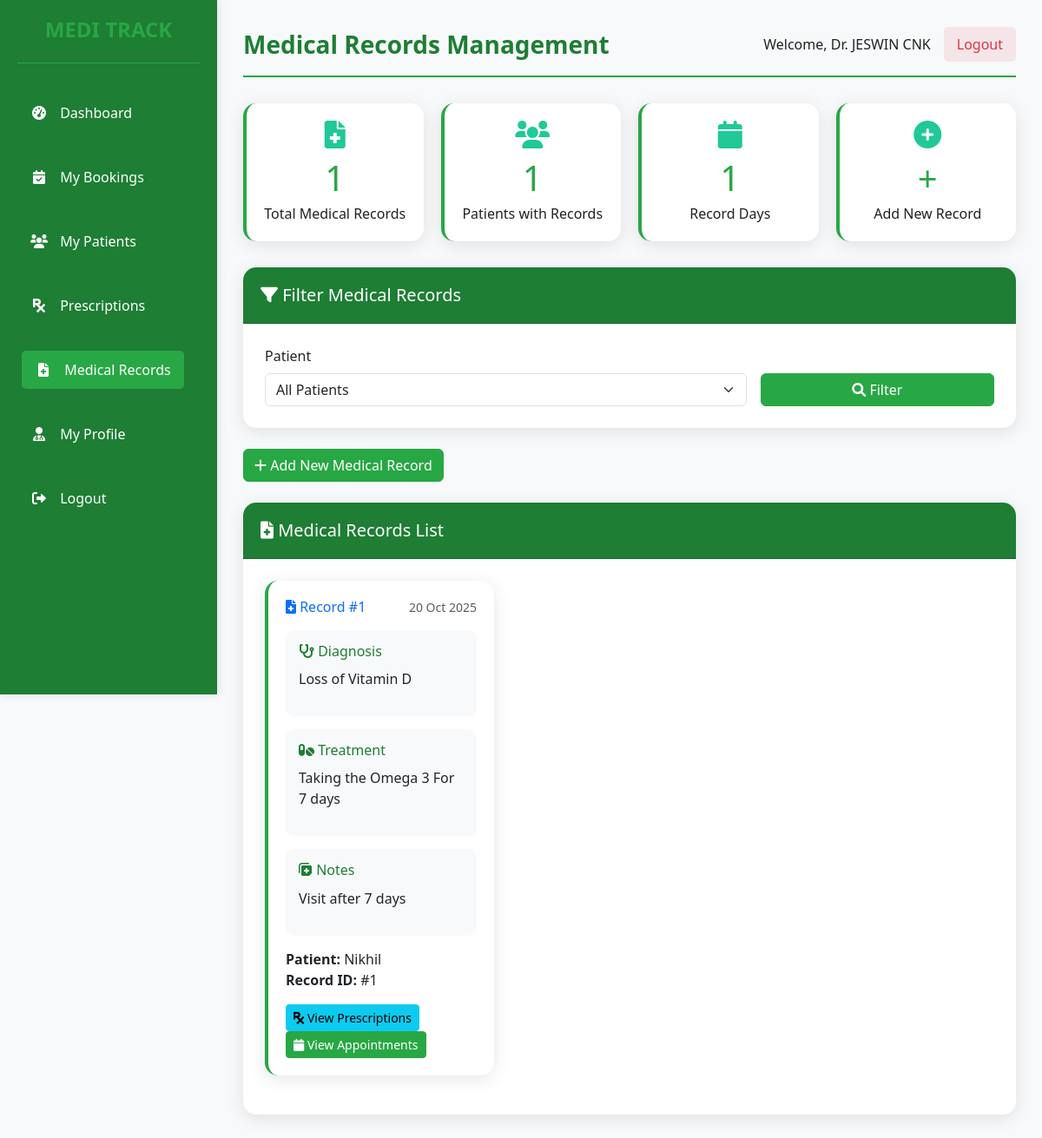
Screenshot of /doctor_medical_records.php (signed in) with the database file from the repository.
### tables this page shows
CREATE TABLE `doctorreg` (
  `Doctor_id` int(20) NOT NULL,
  `Name` varchar(30) NOT NULL,
  `Email` varchar(30) NOT NULL,
  `Age` int(20) NOT NULL,
  `Gender` varchar(20) NOT NULL,
  `Phone_no` int(20) NOT NULL,
  `Department` varchar(30) NOT NULL,
  `Qualification` varchar(100) NOT NULL DEFAULT '',
  `Experience` varchar(50) NOT NULL DEFAULT '',
  `Profile_photo` varchar(255) NOT NULL DEFAULT '',
  `Bio` text NOT NULL DEFAULT '',
  `Password` varchar(255) NOT NULL
);

CREATE TABLE `medical_records` (
  `Record_id` int(20) NOT NULL,
  `Patient_id` int(20) NOT NULL,
  `Doctor_id` int(20) NOT NULL,
  `Record_date` date NOT NULL,
  `Diagnosis` text NOT NULL,
  `Treatment` text NOT NULL,
  `Notes` text DEFAULT NULL
);

CREATE TABLE `register` (
  `Patient_id` int(20) NOT NULL,
  `Name` varchar(20) NOT NULL,
  `Email` varchar(50) NOT NULL,
  `Age` int(20) NOT NULL,
  `Gender` varchar(20) NOT NULL,
  `Phone_no` int(20) NOT NULL,
  `Blood_group` varchar(5) NOT NULL,
  `Password` varchar(225) NOT NULL,
  `Photo` blob NOT NULL,
  `Documents` varchar(25) NOT NULL
);

### doctor_medical_records.php (the view, shortened to what this page needs)
<?php
include 'database.php';
$doctor_id = $_SESSION['doctor_id'];
$stmt = $conn->prepare("SELECT * FROM doctorreg WHERE Doctor_id = ?");
$stmt->bind_param("i", $doctor_id);
$stmt->execute();
$result = $stmt->get_result();
$doctor = $result->fetch_assoc();
$query = "SELECT mr.*, r.Name as PatientName, r.Email as PatientEmail, r.Phone_no as PatientPhone, r.Age, r.Gender, r.Blood_group
          FROM medical_records mr
          LEFT JOIN register r ON mr.Patient_id = r.Patient_id
          WHERE mr.Doctor_id = ?";
$params = [$doctor_id];
$types = "i";
$query .= " ORDER BY mr.Record_date DESC, mr.Record_id DESC";
$stmt = $conn->prepare($query);
$stmt->bind_param($types, ...$params);
$stmt->execute();
$result = $stmt->get_result();
$medical_records = $result->fetch_all(MYSQLI_ASSOC);
$stmt_stats = $conn->prepare("SELECT
    COUNT(*) as total_records,
    COUNT(DISTINCT Patient_id) as patients_with_records,
    COUNT(DISTINCT DATE(Record_date)) as record_days
    FROM medical_records WHERE Doctor_id = ?");
$stmt_stats->bind_param("i", $doctor_id);
$stmt_stats->execute();
$stats = $stmt_stats->get_result()->fetch_assoc();
?>
<!DOCTYPE html>
<html lang="en">
<head>
    <link rel="stylesheet" href="https://cdn.jsdelivr.net/npm/bootstrap@5.3.0/dist/css/bootstrap.min.css">
    <link rel="stylesheet" href="https://cdnjs.cloudflare.com/ajax/libs/font-awesome/6.0.0-beta3/css/all.min.css">
</head>
<body>
    <div class="container">
        <div class="sidebar">
            <div class="logo">
                <h2>MEDI TRACK</h2>
            </div>
            <ul class="nav">
                <li>
                    <a href="doctor_dashboard.php">
                        <i class="fas fa-tachometer-alt"></i>
                        <span>Dashboard</span>
                    </a>
                </li>
                <li>
                    <a href="doctor_bookings.php">
                        <i class="fas fa-calendar-check"></i>
                        <span>My Bookings</span>
                    </a>
                </li>
                <li>
                    <a href="doctor_patients.php">
                        <i class="fas fa-users"></i>
                        <span>My Patients</span>
                    </a>
                </li>
                <li>
                    <a href="doctor_prescriptions.php">
                        <i class="fas fa-prescription"></i>
                        <span>Prescriptions</span>
                    </a>
                </li>
                <li>
                    <a href="doctor_medical_records.php" class="active">
                        <i class="fas fa-file-medical"></i>
                        <span>Medical Records</span>
                    </a>
                </li>
                <li>
                    <a href="doctor_profile.php">
                        <i class="fas fa-user-md"></i>
                        <span>My Profile</span>
                    </a>
                </li>
                <li>
                    <a href="logout.php">
                        <i class="fas fa-sign-out-alt"></i>
                        <span>Logout</span>
                    </a>
                </li>
            </ul>
        </div>
        <div class="main-content">
            <div class="header">
                <div class="logo">Medical Records Management</div>
                <div class="user-profile">
                    <span>Welcome, Dr. <?php echo htmlspecialchars($doctor['Name']); ?></span>
                    <a href="logout.php">Logout</a>
                </div>
            </div>
                <div class="stats-cards">
                    <div class="stat-card">
                        <i class="fas fa-file-medical"></i>
                        <h3><?php echo $stats['total_records']; ?></h3>
                        <p>Total Medical Records</p>
                    </div>
                    <div class="stat-card">
                        <i class="fas fa-users"></i>
                        <h3><?php echo $stats['patients_with_records']; ?></h3>
                        <p>Patients with Records</p>
                    </div>
                    <div class="stat-card">
                        <i class="fas fa-calendar"></i>
                        <h3><?php echo $stats['record_days']; ?></h3>
                        <p>Record Days</p>
                    </div>
                    <div class="stat-card">
                        <i class="fas fa-plus-circle"></i>
                        <h3>+</h3>
                        <p>Add New Record</p>
                    </div>
                </div>
                <div class="card mb-4">
                    <div class="card-header">
                        <h5 class="mb-0"><i class="fas fa-filter"></i> Filter Medical Records</h5>
                    </div>
                    <div class="card-body">
                        <form method="GET" class="row g-3">
                            <div class="col-md-8">
                                <label for="patient_id" class="form-label">Patient</label>
                                <select class="form-select" name="patient_id" id="patient_id">
                                    <option value="">All Patients</option>
                                </select>
                            </div>
                            <div class="col-md-4">
                                <label class="form-label">&nbsp;</label>
                                <div class="d-grid">
                                    <button type="submit" class="btn btn-primary">
                                        <i class="fas fa-search"></i> Filter
                                    </button>
                                </div>
                            </div>
                        </form>
                    </div>
                </div>
                <div class="mb-4">
                    <button class="btn btn-success" data-bs-toggle="modal" data-bs-target="#addRecordModal">
                        <i class="fas fa-plus"></i> Add New Medical Record
                    </button>
                </div>
                <div class="card">
                    <div class="card-header">
                        <h5 class="mb-0"><i class="fas fa-file-medical"></i> Medical Records List</h5>
                    </div>
                    <div class="card-body">
                        <?php if (empty($medical_records)): ?>
                            <div class="text-center py-5">
                                <i class="fas fa-file-medical fa-3x text-muted mb-3"></i>
                                <h5>No Medical Records Found</h5>
                                <p class="text-muted">No medical records match your current filters.</p>
                            </div>
                        <?php else: ?>
                            <div class="row">
                                <?php foreach ($medical_records as $record): ?>
                                    <div class="col-md-6 col-lg-4">
                                        <div class="medical-record-card">
                                            <div class="d-flex justify-content-between align-items-center mb-3">
                                                <h6 class="text-primary mb-0">
                                                    <i class="fas fa-file-medical"></i> Record #<?php echo $record['Record_id']; ?>
                                                </h6>
                                                <small class="text-muted">
                                                    <?php echo date('d M Y', strtotime($record['Record_date'])); ?>
                                                </small>
                                            </div>
                                            <div class="record-content">
                                                <h6><i class="fas fa-stethoscope"></i> Diagnosis</h6>
                                                <p><?php echo nl2br(htmlspecialchars($record['Diagnosis'])); ?></p>
                                            </div>
                                            <div class="record-content">
                                                <h6><i class="fas fa-pills"></i> Treatment</h6>
                                                <p><?php echo nl2br(htmlspecialchars($record['Treatment'])); ?></p>
                                            </div>
                                            <?php if (!empty($record['Notes'])): ?>
                                                <div class="record-content">
                                                    <h6><i class="fas fa-notes-medical"></i> Notes</h6>
                                                    <p><?php echo nl2br(htmlspecialchars($record['Notes'])); ?></p>
                                                </div>
                                            <?php endif; ?>
                                            <div class="mb-3">
                                                <strong>Patient:</strong> <?php echo htmlspecialchars($record['PatientName']); ?><br>
                                                <strong>Record ID:</strong> #<?php echo $record['Record_id']; ?>
                                            </div>
                                            <div>
                                                <a href="doctor_prescriptions.php?patient_id=<?php echo $record['Patient_id']; ?>"
                                                   class="btn btn-sm btn-info">
                                                    <i class="fas fa-prescription"></i> View Prescriptions
                                                </a>
                                                <a href="doctor_bookings.php?patient_id=<?php echo $record['Patient_id']; ?>"
                                                   class="btn btn-sm btn-primary">
                                                    <i class="fas fa-calendar"></i> View Appointments
                                                </a>
                                            </div>
                                        </div>
                                    </div>
                                <?php endforeach; ?>
                            </div>
                        <?php endif; ?>
                    </div>
                </div>
            </div>
        </div>
</body>
</html>

### doctor_medical_records.php (style rules this page uses)
:root { --primary-color: #28a745; --secondary-color: #1e7e34; --accent-color: #20c997; --text-light: #FFFFFF; --text-dark: #212121; --danger-color: #dc3545; --success-color: #28a745; --warning-color: #ffc107; --info-color: #17a2b8; --light-green: #d4edda; --border-green: #c3e6cb; }
body { font-family: 'Segoe UI', Tahoma, Geneva, Verdana, sans-serif; margin: 0; padding: 0; background-color: #f8f9fa; display: flex; color: var(--text-dark); }
.container { display: flex; width: 100%; margin: 0; padding: 0; max-width: none; }
.sidebar { background-color: var(--secondary-color); width: 250px; height: 100vh; padding: 20px; color: var(--text-light); position: fixed; box-shadow: 2px 0 10px rgba(0,0,0,0.1); }
.sidebar .logo { border-bottom: 1px solid var(--primary-color); padding-bottom: 15px; margin-bottom: 20px; }
.sidebar .logo h2 { font-size: 24px; text-align: center; color: var(--primary-color); font-weight: 700; }
.nav { list-style-type: none; padding: 0; }
.nav li { margin: 15px 0; border-radius: 5px; transition: all 0.3s ease; }
.nav li a { color: var(--text-light); text-decoration: none; font-size: 16px; display: block; padding: 10px 15px; border-radius: 5px; transition: all 0.3s ease; }
.nav li a:hover, .nav li a.active { background-color: var(--primary-color); color: var(--text-light); transform: translateX(5px); }
.nav li a i { margin-right: 10px; width: 20px; text-align: center; }
.main-content { flex-grow: 1; padding: 30px; margin-left: 250px; width: calc(100% - 250px); }
.header { display: flex; justify-content: space-between; align-items: center; margin-bottom: 30px; padding-bottom: 15px; border-bottom: 2px solid var(--primary-color); }
.header .logo { font-size: 28px; font-weight: bold; color: var(--secondary-color); }
.header .user-profile { display: flex; align-items: center; }
.header .user-profile span { margin-right: 15px; font-weight: 500; }
.header .user-profile a { color: var(--danger-color); text-decoration: none; font-weight: 500; padding: 8px 15px; border-radius: 5px; background-color: rgba(220, 53, 69, 0.1); transition: all 0.3s ease; }
.card { border: none; border-radius: 15px; box-shadow: 0 4px 20px rgba(0,0,0,0.1); margin-bottom: 20px; transition: transform 0.3s ease; }
.card-header { background-color: var(--secondary-color); color: var(--text-light); border-radius: 15px 15px 0 0 !important; padding: 20px; font-weight: 600; }
.card-body { padding: 25px; }
.btn-primary { background-color: var(--primary-color); border-color: var(--primary-color); }
.btn-success { background-color: var(--success-color); border-color: var(--success-color); }
.medical-record-card { background: white; border-radius: 15px; padding: 20px; margin-bottom: 20px; box-shadow: 0 4px 20px rgba(0,0,0,0.1); border-left: 4px solid var(--primary-color); transition: transform 0.3s ease; }
.stats-cards { display: grid; grid-template-columns: repeat(auto-fit, minmax(200px, 1fr)); gap: 20px; margin-bottom: 30px; }
.stat-card { background: white; padding: 20px; border-radius: 15px; box-shadow: 0 4px 20px rgba(0,0,0,0.1); text-align: center; transition: transform 0.3s ease; border-left: 4px solid var(--primary-color); }
.stat-card h3 { font-size: 2.5rem; margin: 0; color: var(--primary-color); }
.stat-card p { margin: 5px 0 0 0; color: #212121; font-weight: 500; }
.stat-card i { font-size: 2rem; color: var(--accent-color); margin-bottom: 10px; }
.record-content { background: #f8f9fa; padding: 15px; border-radius: 10px; margin-bottom: 15px; }
.record-content h6 { color: var(--secondary-color); margin-bottom: 10px; }

### rows the page displays
doctorreg: Name "JESWIN CNK"
medical_records: Record_id "1", Record_date "20 Oct 2025", Diagnosis "Loss of Vitamin D", Treatment "Taking the Omega 3 For 7 days", Notes "Visit after 7 days", Patient.Name "Nikhil"

### other values shown
$stats['total_records'] "1"
$stats['patients_with_records'] "1"
$stats['record_days'] "1"
